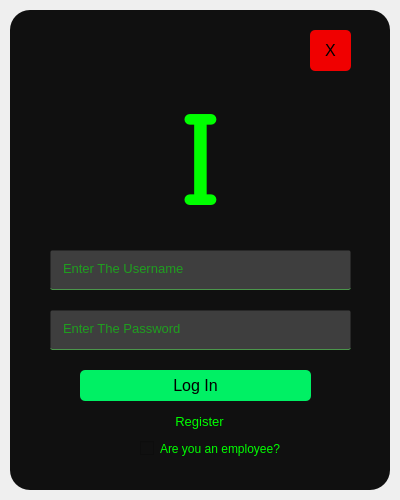
<?xml version="1.0" encoding="UTF-8"?>
<ui version="4.0">
 <class>Form</class>
 <widget class="QWidget" name="Form">
  <property name="geometry">
   <rect>
    <x>0</x>
    <y>0</y>
    <width>400</width>
    <height>500</height>
   </rect>
  </property>
  <property name="windowTitle">
   <string>Form</string>
  </property>
  <widget class="QWidget" name="widget" native="true">
   <property name="geometry">
    <rect>
     <x>10</x>
     <y>10</y>
     <width>380</width>
     <height>480</height>
    </rect>
   </property>
   <property name="styleSheet">
    <string notr="true">background-color:rgba(16,16,16,255);
border-radius:20px;</string>
   </property>
   <widget class="QLineEdit" name="LogInUser">
    <property name="geometry">
     <rect>
      <x>40</x>
      <y>240</y>
      <width>301</width>
      <height>40</height>
     </rect>
    </property>
    <property name="font">
     <font>
      <pointsize>10</pointsize>
     </font>
    </property>
    <property name="styleSheet">
     <string notr="true">background-color:rgba(75,75,75,200);
color:rgb(0,255,0);
border-radius:2px;
border:1px solid rgba(0,0,0,0);
border-bottom-color:rgba(75,150,75,255);
padding-left:10px;
padding-bottom:3px;
</string>
    </property>
    <property name="echoMode">
     <enum>QLineEdit::Normal</enum>
    </property>
    <property name="placeholderText">
     <string>Enter The Username</string>
    </property>
   </widget>
   <widget class="QLineEdit" name="LogInPassword">
    <property name="geometry">
     <rect>
      <x>40</x>
      <y>300</y>
      <width>301</width>
      <height>40</height>
     </rect>
    </property>
    <property name="font">
     <font>
      <pointsize>10</pointsize>
     </font>
    </property>
    <property name="styleSheet">
     <string notr="true">background-color:rgba(75,75,75,200);
color:rgb(0,255,0);
border-radius:2px;
border:1px solid rgba(0,0,0,0);
border-bottom-color:rgba(75,150,75,255);
padding-left:10px;
padding-bottom:3px;
</string>
    </property>
    <property name="echoMode">
     <enum>QLineEdit::Password</enum>
    </property>
    <property name="placeholderText">
     <string>Enter The Password</string>
    </property>
   </widget>
   <widget class="QPushButton" name="LogInButton">
    <property name="geometry">
     <rect>
      <x>70</x>
      <y>360</y>
      <width>231</width>
      <height>31</height>
     </rect>
    </property>
    <property name="font">
     <font>
      <family>Leelawadee UI</family>
      <pointsize>12</pointsize>
      <weight>50</weight>
      <bold>false</bold>
      <underline>false</underline>
      <strikeout>false</strikeout>
     </font>
    </property>
    <property name="styleSheet">
     <string notr="true">QPushButton#LogInButton{
background-color:rgba(0,240,100,255);
color:rgb(0,0,0);
border-radius:5px;
}

QPushButton#LogInButton:pressed{
background-color:rgba(0,255,150,255);
}
</string>
    </property>
    <property name="text">
     <string>Log In</string>
    </property>
   </widget>
   <widget class="QLabel" name="LockImage">
    <property name="geometry">
     <rect>
      <x>0</x>
      <y>50</y>
      <width>381</width>
      <height>181</height>
     </rect>
    </property>
    <property name="font">
     <font>
      <pointsize>100</pointsize>
      <weight>50</weight>
      <italic>false</italic>
      <bold>false</bold>
      <underline>false</underline>
      <strikeout>false</strikeout>
     </font>
    </property>
    <property name="styleSheet">
     <string notr="true">color:rgba(0,255,0,255);
align:center</string>
    </property>
    <property name="text">
     <string></string>
    </property>
    <property name="alignment">
     <set>Qt::AlignCenter</set>
    </property>
   </widget>
   <widget class="QPushButton" name="LogInRegisterButton">
    <property name="geometry">
     <rect>
      <x>4</x>
      <y>400</y>
      <width>371</width>
      <height>23</height>
     </rect>
    </property>
    <property name="font">
     <font>
      <pointsize>10</pointsize>
     </font>
    </property>
    <property name="styleSheet">
     <string notr="true">QPushButton#LogInRegisterButton{
color:rgb(0,255,0);
}

QPushButton#LogInRegisterButton:pressed{
color:rgba(0,200,100,200);
}</string>
    </property>
    <property name="text">
     <string>Register</string>
    </property>
   </widget>
   <widget class="QCheckBox" name="EmpCheckBoxLog">
    <property name="geometry">
     <rect>
      <x>130</x>
      <y>430</y>
      <width>151</width>
      <height>17</height>
     </rect>
    </property>
    <property name="styleSheet">
     <string notr="true">color: rgb(0, 255, 0);</string>
    </property>
    <property name="text">
     <string>Are you an employee?</string>
    </property>
   </widget>
   <widget class="QPushButton" name="Close">
    <property name="geometry">
     <rect>
      <x>300</x>
      <y>20</y>
      <width>41</width>
      <height>41</height>
     </rect>
    </property>
    <property name="font">
     <font>
      <family>Leelawadee UI</family>
      <pointsize>12</pointsize>
      <weight>50</weight>
      <bold>false</bold>
      <underline>false</underline>
      <strikeout>false</strikeout>
     </font>
    </property>
    <property name="styleSheet">
     <string notr="true">QPushButton#Close{
background-color:rgba(240,0,0,255);
color:rgb(0,0,0);
border-radius:5px;
}

QPushButton#Close:pressed{
background-color:rgba(255,0,0,255);
}
</string>
    </property>
    <property name="text">
     <string>X</string>
    </property>
   </widget>
  </widget>
 </widget>
 <resources/>
 <connections/>
</ui>
